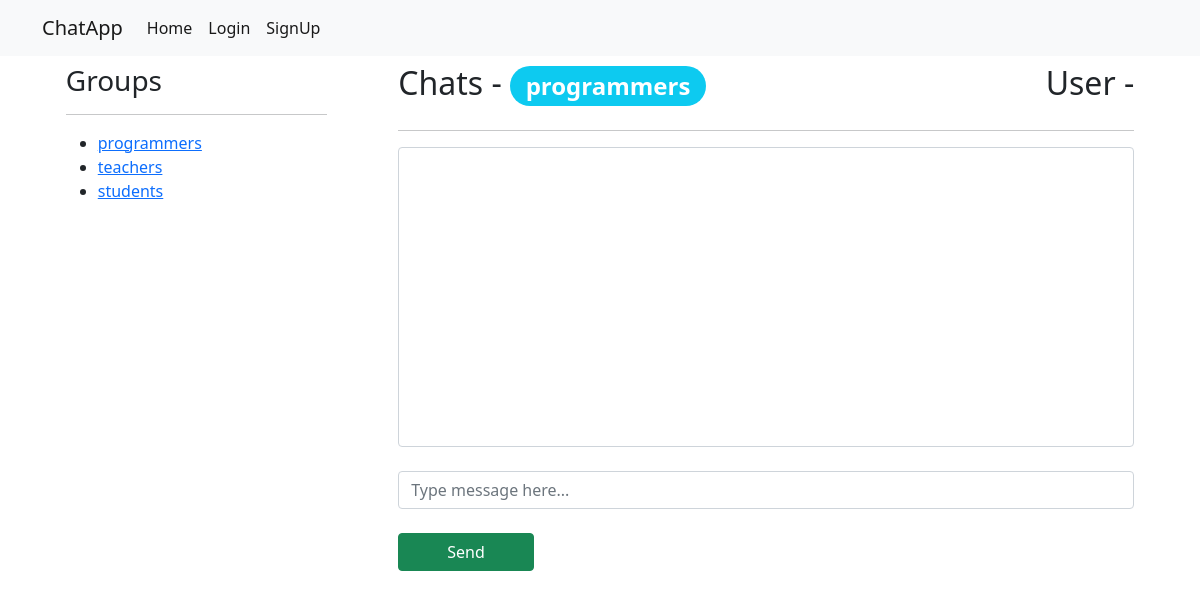
Before: /group_chat/programmers/ with the older database file.
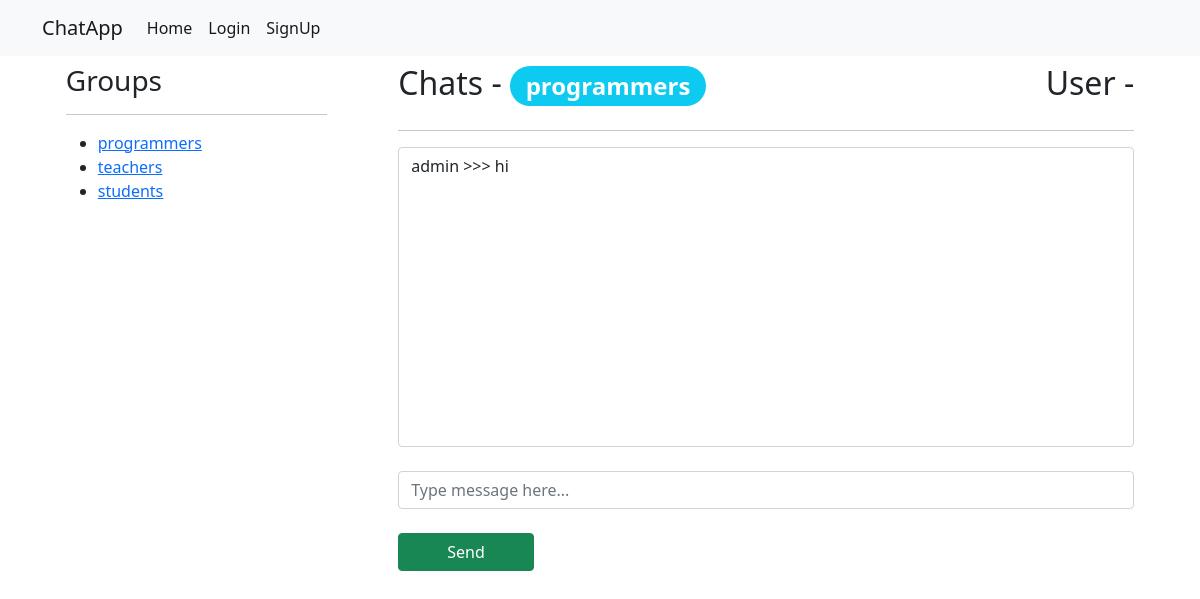
After: the same page with the newer database file.
### chats/models.py (models this page shows, shortened)
class Group(models.Model):
    name = models.CharField(max_length = 50, unique=True)
    def get_absolute_url(self):
        return reverse('group_chat', kwargs={'group_name': self.name})
    def __str__(self):
        return self.name

class Chat(models.Model):
    content = models.CharField(max_length = 100)
    user = models.ForeignKey(User, on_delete=models.CASCADE)
    group = models.ForeignKey(Group, on_delete=models.CASCADE )

### accounts/models.py (models this page shows)
class CustomUser(AbstractUser):
    activated = models.BooleanField(default=False)
    token = models.CharField(max_length=250, null=True, blank=True)

### chats/views.py (the view)
# urls.py: path('group_chat/<str:group_name>/', views.GroupChatView.as_view(), name='group_chat'),
class GroupChatView(DetailView):
    model = Group
    pk_url_kwarg = 'group_name'
    template_name = 'chats/group_chat.html'
    def get_object(self, queryset =None):
        group_name = self.kwargs.get('group_name').strip().lower()
        group_obj = get_object_or_404(Group, name=group_name)
        return group_obj
    def get_context_data(self, **kwargs):
        group_name = self.get_object()
        group = Group.objects.filter(name__iexact = group_name )
        chats = []
        if group.exists():
            context = super().get_context_data(**kwargs)
            chats = group.first().chat_set.all()
        context['chats'] = chats
        context['group_list'] = Group.objects.all()
        return context

### templates/chats/group_chat.html (shortened to what this page needs)
{% extends 'base.html' %}
{% block content %}
<div class="row">
        <div class="col-3 mx-auto">
            <h3>Groups</h3>
            <hr>
            <ul>
                {% for group in group_list %}
                    <li><a href="{{ group.get_absolute_url }}">{{ group.name }}</a> </li>
                {% endfor %}
            </ul>
        </div>
        <div class="col-8 mx-auto">
            <div style="display:flex; justify-content: space-between;">
                <h2>Chats - <span class="badge rounded-pill bg-info">{{ group.name }}</span> </h2>
                <h2>User - </h2>
            </div>
            <hr>
            <div class="form-control overflow-auto" id="chat-log" style="height: 300px;">
                {% for chat in chats %}
                    <p>{{ chat.user.username }} >>> {{ chat.content }} </p>
                {% endfor %}
            </div><br>
            <input type="text"t class="form-control" id="chat-message-input" placeholder="Type message here..."><br>
            <button id="message-button" class="btn btn-success px-5">Send</button>
        </div>
</div>
{% endblock %}

Changed rows visible on the page:
added Chat: user.username "admin", content "hi"
